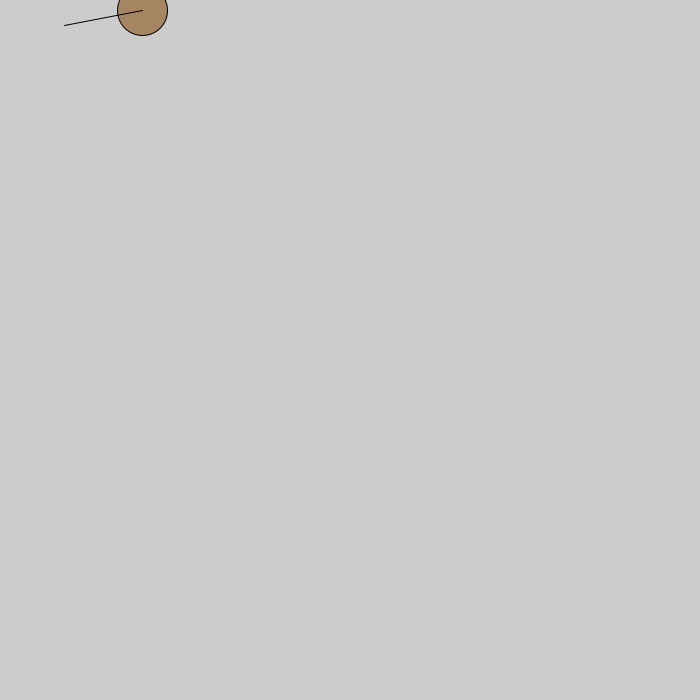
Frame 1 (no input)
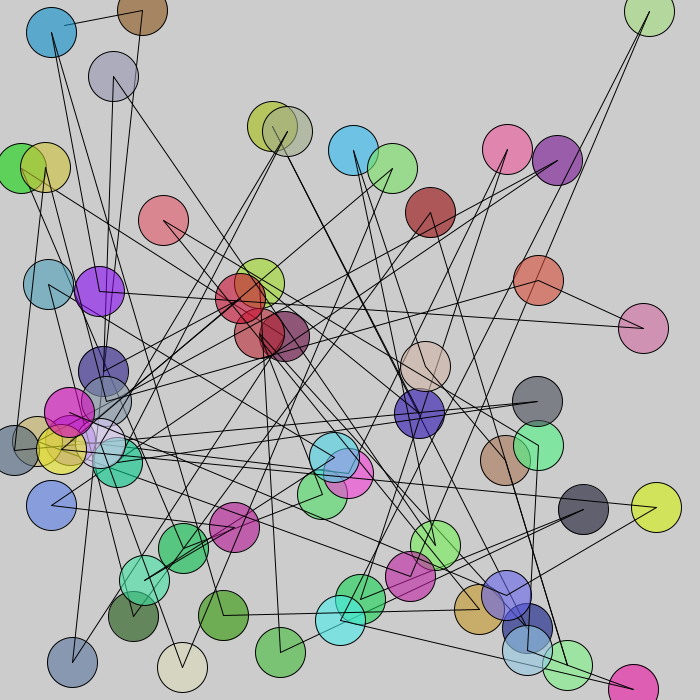
Frame 60 (the mouse pressed at the canvas centre just before this capture)
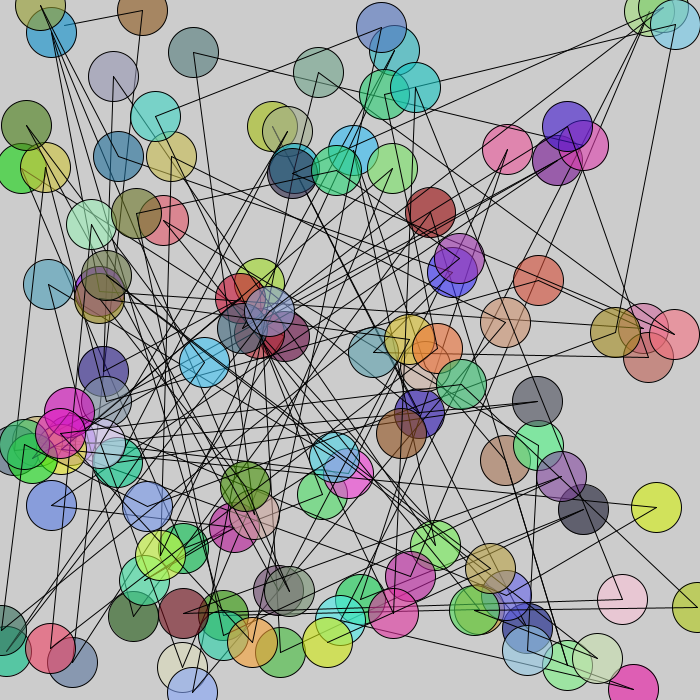
Frame 120 (the mouse held since frame 60 and released just before this capture)

The Processing sketch that drew these frames (run headless with seeded random() and noise(); from frame 60 on, the mouse is pressed at the canvas centre):

// Processing sketch: connect_the_dots__r_
// ── connect_the_dots__r_.pde
float a = random(width);
float b = random(height);
float a1 = random(width);
float b1 = random(height);

float r = random(255);
float g = random(255);
float b2 = random(255);

void setup(){
  size(700,700);
  frameRate(5);
}

void draw(){
  r = random(255);
  g = random(255);
  b2 = random(255);
  
  fill(r,g,b2,150);
  
  a1 = a;
  b1 = b;
  a = random(width);
  b = random(height);
  
  ellipse(a,b,50,50);
  line(a,b,a1,b1);
}

void keyPressed(){
  background(205);
}
